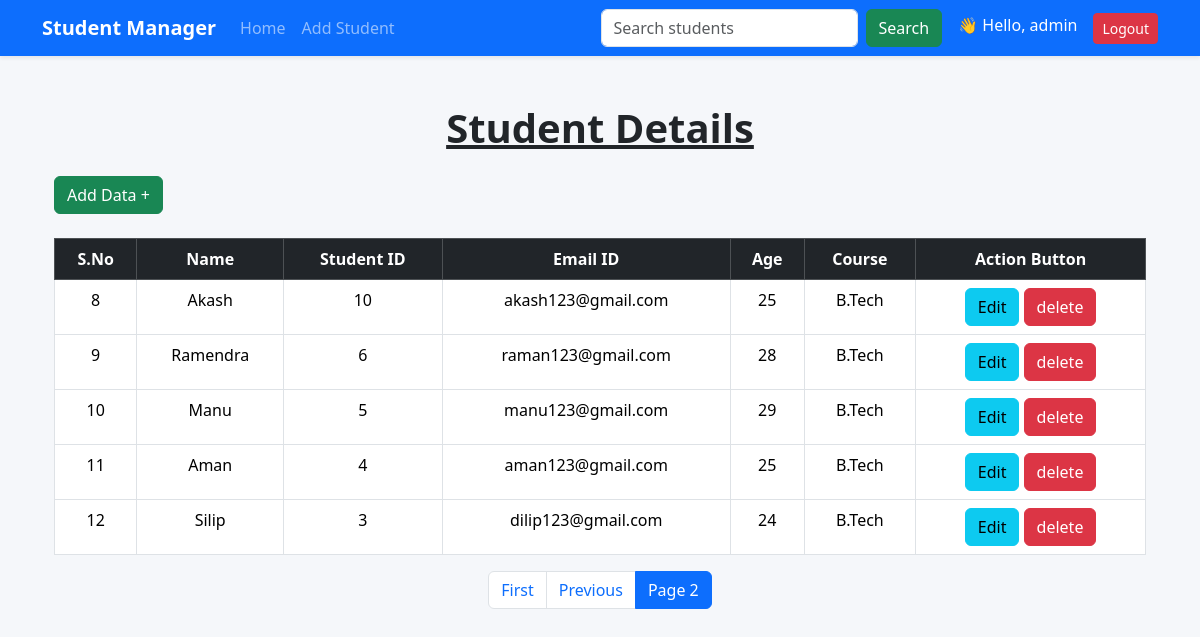
Page /?page=2 (signed in) on the committed database.
### stuapp/models.py (models this page shows)
class student_details(models.Model):
    name=models.CharField(max_length=100)
    emailId=models.EmailField()
    age=models.IntegerField()
    course=models.CharField(max_length=100)

### stuapp/views.py (the view)
# urls.py: path('',views.studentlist,name='list'),
def studentlist(request,id=None):
    data = student_details.objects.all().order_by('-id')
    paginator = Paginator(data, 7)
    page_number = request.GET.get('page')
    page_obj = paginator.get_page(page_number)
    return render(request, 'index.html', {'page_obj': page_obj})

### templates/index.html (shortened to what this page needs)
{% extends 'base.html' %}
    {% block content %}
    <div class="container mt-5">
      <h1 class="text-center mb-4">
        <b><u>Student Details</u></b>
      </h1>
      <div class="row">
        <div class="col-md-12">
          <a href="{% url 'form' %}" class="btn btn-success mb-4">Add Data +</a>
          <table class="table table-hover table-bordered text-center">
            <thead class="table-dark">
              <tr>
                <th>S.No</th>
                <th>Name</th>
                <th>Student ID</th>
                <th>Email ID</th>
                <th>Age</th>
                <th>Course</th>
                <th>Action Button</th>
              </tr>
            </thead>
            <tbody>
              {% for i in page_obj %}
              <tr>
                <td>{{ page_obj.start_index|add:forloop.counter0 }}</td>
                <td>{{ i.name }}</td>
                <td>{{ i.id }}</td>
                <td>{{ i.emailId }}</td>
                <td>{{ i.age }}</td>
                <td>{{ i.course }}</td>
                <td>
                  <a href="{% url 'updatedata' i.id %}" class="btn btn-info"
                    >Edit</a
                  >
                  <form
                    action="{% url 'deletedata' i.id %}"
                    method="post"
                    class="d-inline"
                  >
                    <input
                      type="submit"
                      class="btn btn-danger"
                      value="delete"
                    />
                  </form>
                </td>
              </tr>
              {% empty %}
              <tr>
                <td colspan="5" class="text-danger">
                  No student records found.
                </td>
              </tr>
              {% endfor %}
            </tbody>
          </table>
          <nav aria-label="Page navigation">
            <ul class="pagination justify-content-center">
              {% if page_obj.has_previous %}
              <li class="page-item">
                <a class="page-link" href="?page=1">First</a>
              </li>
              <li class="page-item">
                <a class="page-link" href="?page={{ page_obj.previous_page_number }}">Previous</a>
              </li>
              {% endif %}
              <li class="page-item active">
                <span class="page-link"> Page {{ page_obj.number }}</span>
              </li>
            </ul>
          </nav>
        </div>
      </div>
    </div>
    {% endblock %}

### templates/base.html (shortened to what this page needs)
 <!DOCTYPE html>
<html lang="en">
<head>
    <link href="https://cdn.jsdelivr.net/npm/bootstrap@5.3.2/dist/css/bootstrap.min.css" rel="stylesheet">
</head>
<body style="background-color: #f5f7fa;">
<nav class="navbar navbar-expand-lg navbar-dark bg-primary shadow-sm sticky-top">
  <div class="container">
    <a class="navbar-brand fw-bold" href="{% url 'list' %}">
        Student Manager
    </a>
    <div class="collapse navbar-collapse" id="navbarNav">
      <ul class="navbar-nav me-auto">
        <li class="nav-item">
          <a class="nav-link" href="{% url 'list' %}">Home</a>
        </li>
        <li class="nav-item">
          <a class="nav-link" href="{% url 'form' %}">Add Student</a>
        </li>
      </ul>
      <form class="d-flex me-3" action="{% url 'searchdata' %}" method="post">
        <input class="form-control me-2" type="search" name="q" placeholder="Search students">
        <button class="btn btn-success" type="submit">Search</button>
      </form>
      <ul class="navbar-nav">
        {% if user.is_authenticated %}
            <li class="nav-item">
                <span class="navbar-text text-white me-3">
                    👋 Hello, {{ user.username }}
                </span>
            </li>
            <li class="nav-item">
                <a class="btn btn-danger btn-sm" href="{% url 'logout' %}">
                    Logout
                </a>
            </li>
        {% endif %}
      </ul>
    </div>
  </div>
</nav>
<div class="container mt-4">
    {% block content %}
    {% endblock %}
</div>
</body>
</html>

### rows in the picture
student_details: start_index|add "8", name "Akash", id "10", emailId "akash123@gmail.com", age "25", course "B.Tech"
student_details: start_index|add "9", name "Ramendra", id "6", emailId "raman123@gmail.com", age "28", course "B.Tech"
student_details: start_index|add "10", name "Manu", id "5", emailId "manu123@gmail.com", age "29", course "B.Tech"
student_details: start_index|add "11", name "Aman", id "4", emailId "aman123@gmail.com", age "25", course "B.Tech"
student_details: start_index|add "12", name "Silip", id "3", emailId "dilip123@gmail.com", age "24", course "B.Tech"

### other values in the picture
{{ user.username }} "admin"
{{ page_obj.number }} "2"
